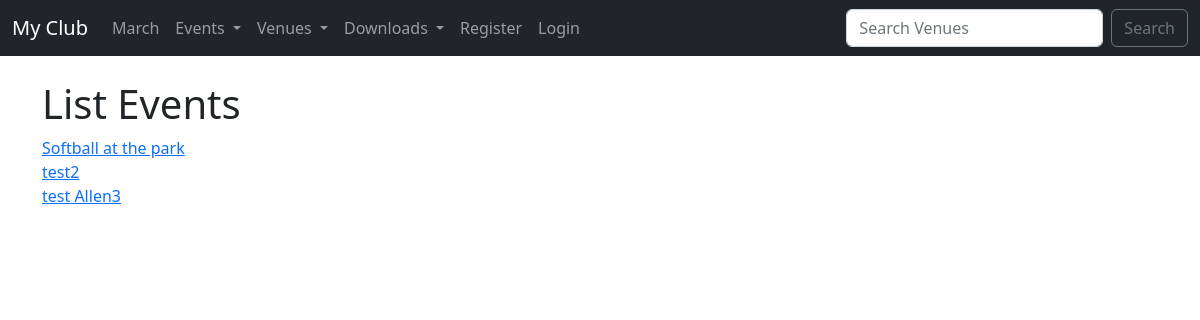
The page /venue_event/5 on the database its author committed.
### events/models.py (models this page shows, shortened)
class Event(models.Model):
    name = models.CharField('Event Name', max_length=120)
    event_date = models.DateTimeField('Event Date')
    venue = models.ForeignKey(Venue, blank=True, null=True, on_delete=models.CASCADE)
    manager = models.ForeignKey(User, blank=True, null=True, on_delete=models.SET_NULL)
    description = models.TextField(blank=True)
    attendees = models.ManyToManyField(MyClubUser, blank=True)
    approved = models.BooleanField('Approved', default=False)
    def __str__(self):
        return self.name

### events/views.py (the view)
# urls.py: path('venue_event/<venue_id>', views.venue_events, name="venue-events"),
def venue_events(request, venue_id):
    venue = Venue.objects.get(id=venue_id)
    events = venue.event_set.all()
    if events:
        context = {'venue': venue, 'events': events}
        return render(request, 'events/venue_events.html', context=context)
    else:
        messages.warning(request, ('This are no events for this venue'))
        return redirect('admin_approval')

### events/templates/events/venue_events.html
{% extends 'events/base.html' %}
{% block content %}
<h1>List Events</h1>
{% for event in events %}
    <a href="{% url 'show-event' event.id %}">{{ event }}</a>
    <br>
{% endfor %}
{% endblock %}

### rows shown on the page
Event: name "Softball at the park"
Event: name "test2"
Event: name "test Allen3"
